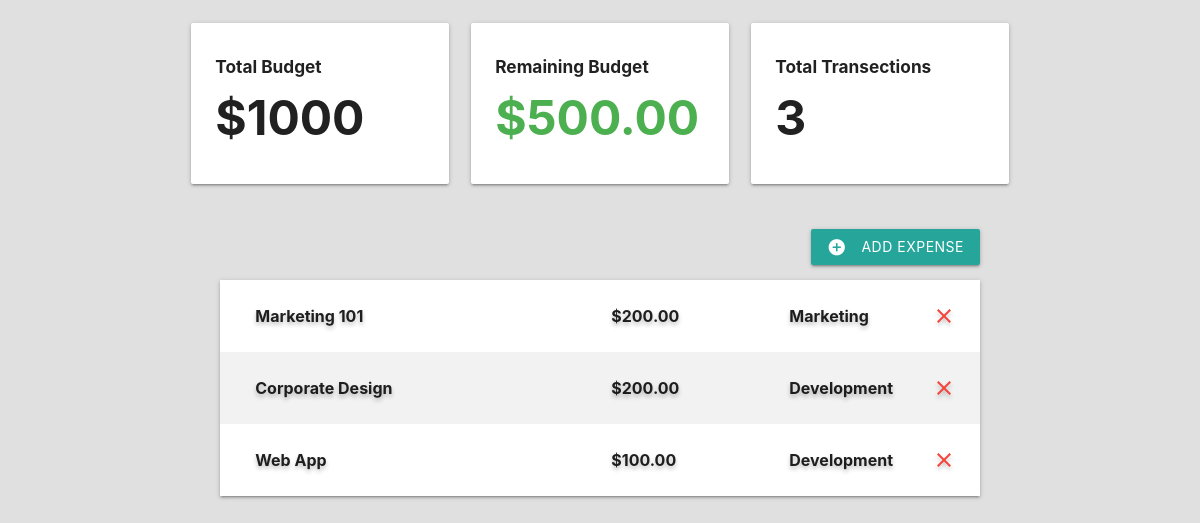
Page /web-app on the committed database.
### budget/models.py (models this page shows, shortened)
class Project(models.Model):
    name = models.CharField(max_length=100)
    slug = models.SlugField(max_length=100,unique=True, blank=True)
    budget = models.IntegerField()
    def budget_left(self):
        expense_list = Expense.objects.filter(project=self)
        total_expense_amount = 0
        for expense in expense_list:
            total_expense_amount += expense.amount
        return self.budget - total_expense_amount
    def total_transections(self):
        expense_list = Expense.objects.filter(project=self)
        return len(expense_list)

class Expense(models.Model):
    project = models.ForeignKey(Project,on_delete=models.CASCADE,related_name='expenses')
    title = models.CharField(max_length=100)
    amount = models.DecimalField(max_digits=10,decimal_places=2)
    category = models.ForeignKey(Category,on_delete=models.CASCADE)
    class Meta:
        ordering = ('-amount',)

class Category(models.Model):
    project = models.ForeignKey(Project,on_delete=models.CASCADE)
    name = models.CharField(max_length=50)

### budget/views.py (the view, shortened to what this page needs)
# urls.py: path('<slug:project_slug>',views.project_detail,name='detail')
def project_detail(request,project_slug):
    project = get_object_or_404(Project,slug=project_slug)
    if request.method == "GET":
        category_list = Category.objects.filter(project=project)
        return render(request,'budget/project-detail.html',{'project':project,'expense_list':project.expenses.all(),'category_list': category_list})
    elif request.method == 'DELETE':
        id = json.loads(request.body)['id']
        expense = get_object_or_404(Expense, id=id)
        expense.delete()
        return HttpResponse('')
    return HttpResponseRedirect(project_slug)

### budget/templates/budget/project-detail.html (shortened to what this page needs)
{% extends 'budget/base.html' %}
{%  block content %}
<div class="container">
   <section class="section section-stats">
       <div class="row">
        <div class="col s12 m12  l4">
            <div class="card-panel">
                <h6 class="bold">Total Budget</h6>
                <h1 class="bold">${{ project.budget }}</h1>
            </div>
        </div>
        <div class="col s12 m6 l4">
            <div class="card-panel">
                <h6 class="bold">Remaining Budget</h6>
                {% if project.budget_left > 0 %}
                <h1 class="bold green-text">${{ project.budget_left }}</h1>
                {% elif project.budget_left == 0 %}
                <h1 class="bold orange-text">${{ project.budget_left }}</h1>
                {% else %}
                <h1 class="bold red-text">${{ project.budget_left }}</h1>
                {% endif %}
            </div>
        </div>
        <div class="col s12 m6  l4">
            <div class="card-panel">
                <h6 class="bold">Total Transections</h6>
                <h1 class="bold">{{ project.total_transections }}</h1>
            </div>
        </div>
       </div>
   </section>
   <section>
       <div class="section section-expenses">
           <div class="row">
               <button class="btn waves-effect right modal-trigger" href="#expenseModal"> <i class="material-icons white-text left">add_circle</i>Add Expense</button>
           </div>
           <ul class="z-depth-1">
               {% for expense in expense_list %}
               <li>
                <div class="card-panel z-depth-0 expense">
                    <div class="row">
                        <div class="col l6">
                            <span class="title bold">{{ expense.title }}</span>
                     </div>
                     <div class="col l3">
                         <span class="title bold">${{ expense.amount }}</span>
                     </div>
                     <div class="col l1">
                         <span class="title bold">{{ expense.category.name }}</span>
                     </div>
                     <a  class="close-icon" onclick="deleteExpense(this)" data-id="{{ expense.id }}"><i class="material-icons red-text right">close</i></a>
                    </div>
                </div>
            </li>
               {% endfor %}
           </ul>
       </div>
   </section>
</div>
{% endblock %}

### budget/templates/budget/base.html (shortened to what this page needs)
{% load static %}
<!DOCTYPE html>
<html lang="en">
<head>
    <link rel="stylesheet" href="{% static  'css/styles.css' %}">
    <link rel="stylesheet" href="https://cdnjs.cloudflare.com/ajax/libs/materialize/1.0.0/css/materialize.min.css">
</head>
<body>
    {% block content %}
    {% endblock %}
</body>
</html>

### budget/static/css/styles.css (style rules this page uses)
html { font-family: "Montserrat"; background-color: #e0e0e0; }
.bold { font-weight: bold; }
.row { margin: 0 !important; }
.section-stats h1 { font-size: 4vw; margin: 15px 0px; }
.section-expenses { padding: 0px 40px; font-weight: bold; text-shadow: 0px 3px 4px rgba(0,0,0,0.25); }
.section-expenses .expense { font-size: 16px; border-radius: 0; margin: 0; }
.section-expenses li:nth-child(even) .expense { background-color: #f2f2f2; }

### rows in the picture
Project: budget "1000", budget_left "500.00", total_transections "3"
Expense: title "Marketing 101", amount "200.00", category.name "Marketing"
Expense: title "Corporate Design", amount "200.00", category.name "Development"
Expense: title "Web App", amount "100.00", category.name "Development"
